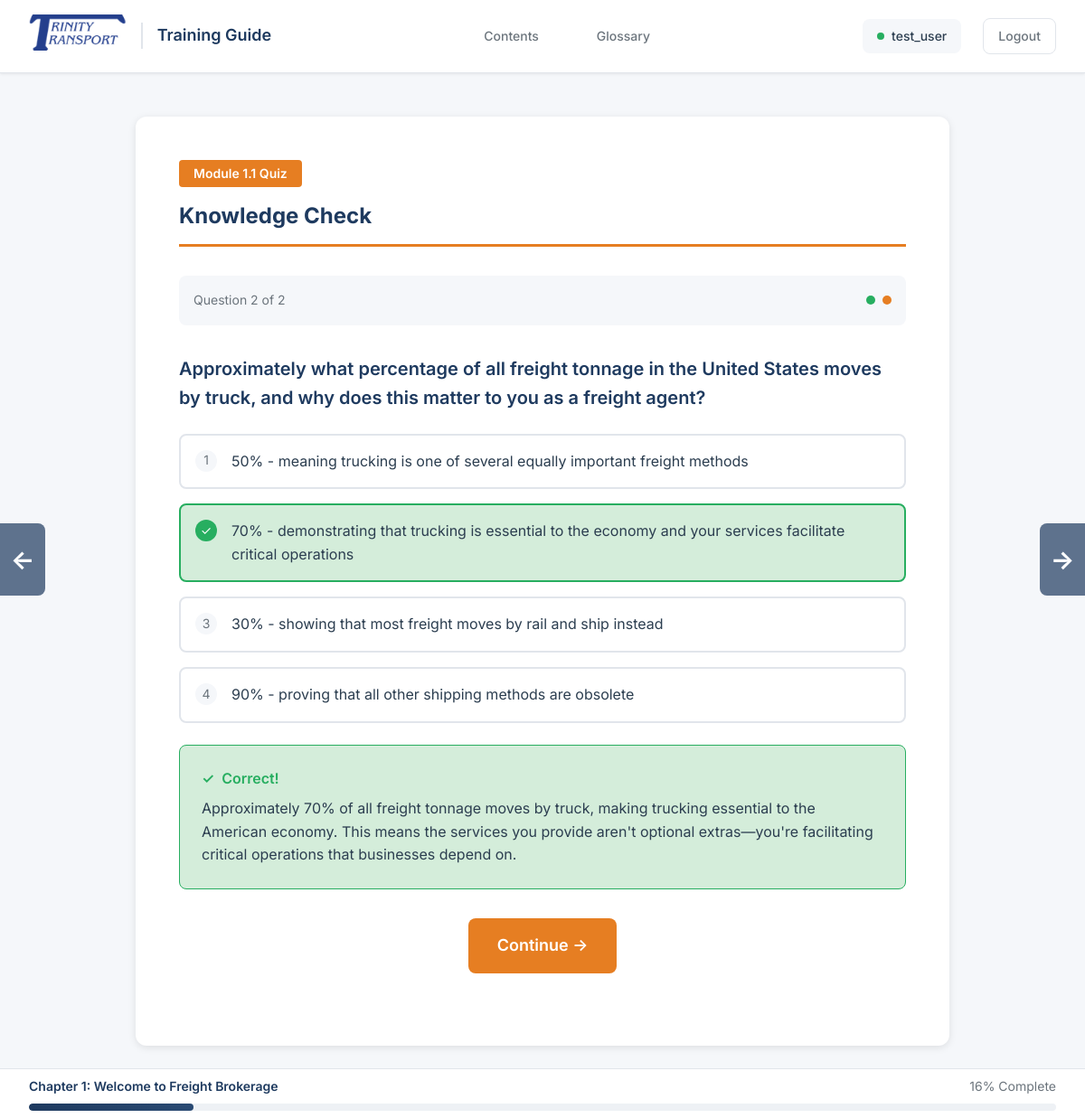
Screenshot of /quiz/1.1/2 (signed in) with the database file from the repository.
### models.py (models this page shows, shortened)
class QuizQuestion(db.Model):
    __tablename__ = 'quiz_questions'
    id = db.Column(db.String(20), primary_key=True)  # e.g., "q1_1_1"
    module_id = db.Column(db.String(10), db.ForeignKey('modules.id'), nullable=False)
    question = db.Column(db.Text, nullable=False)
    choice_a = db.Column(db.Text, nullable=False)
    choice_b = db.Column(db.Text, nullable=False)
    choice_c = db.Column(db.Text, nullable=False)
    choice_d = db.Column(db.Text, nullable=False)
    correct_choice = db.Column(db.String(1), nullable=False)  # 'a', 'b', 'c', or 'd'
    explanation = db.Column(db.Text)
    display_order = db.Column(db.Integer, nullable=False)
    created_at = db.Column(db.DateTime, default=datetime.utcnow)
    module = db.relationship('Module', back_populates='quiz_questions')
    user_answers = db.relationship('UserQuizAnswer', back_populates='quiz_question',
                                  cascade='all, delete-orphan')
    def get_choices_dict(self):
        return {
            'a': self.choice_a,
            'b': self.choice_b,
            'c': self.choice_c,
            'd': self.choice_d
        }
    def get_shuffled_for_user(self, user_id):
        user_answer = UserQuizAnswer.query.filter_by(
            user_id=user_id,
            quiz_question_id=self.id
        ).first()
        if user_answer and user_answer.answer_order:
            order = json.loads(user_answer.answer_order)
        choices_dict = self.get_choices_dict()
        shuffled_choices = [choices_dict[letter] for letter in order]
        correct_index = order.index(self.correct_choice)
        return {
            'id': self.id,
            'question': self.question,
            'choices': shuffled_choices,
            'correct_index': correct_index,
            'explanation': self.explanation,
            'answer_order': order  # Include for answer validation
        }

### main.py (the view)
@app.route("/quiz/<module_id>", defaults={'question_num': 1})
@app.route("/quiz/<module_id>/<int:question_num>")
def quiz(module_id, question_num):
    if not session.get('logged_in') and not session.get('preview_mode'):
        return redirect(url_for("login"))
    user = get_current_user()
    if not user:
        return redirect(url_for("login"))
    try:
        parts = module_id.split('.')
        chapter_num = int(parts[0])
        module_num = int(parts[1])
    except (ValueError, IndexError):
        return redirect(url_for("toc"))
    chapter_titles = {
        1: "Welcome to Freight Brokerage",
        2: "Understanding the Industry Landscape",
        3: "The Role of a Freight Agent",
        4: "Truck Types and Specifications",
        5: "Load Types and Cargo Categories",
        6: "Load Restrictions and Regulations",
        7: "Building Your Customer Base",
        8: "Sales Strategies for Freight Agents",
        9: "Effective Follow-Up Systems"
    }
    module_counts = {1: 6, 2: 9, 3: 9, 4: 11, 5: 10, 6: 11, 7: 5, 8: 9, 9: 9}
    max_module = module_counts.get(chapter_num, 6)
    db_questions = QuizQuestion.query.filter_by(module_id=module_id).order_by(QuizQuestion.display_order).all()
    if not db_questions:
        if module_num >= max_module:
            return redirect(url_for('chapter', chapter_num=chapter_num, page='summary'))
        else:
            return redirect(url_for('module', module_id=f'{chapter_num}.{module_num+1}'))
    if question_num < 1 or question_num > len(db_questions):
        return redirect(url_for('quiz', module_id=module_id, question_num=1))
    current_question = db_questions[question_num - 1]
    question_data = current_question.get_shuffled_for_user(user.id)
    total_questions = len(db_questions)
    prev_url = url_for('quiz', module_id=module_id, question_num=question_num-1) if question_num > 1 else url_for('module', module_id=module_id)
    if question_num >= total_questions:
        if module_num >= max_module:
            next_url = url_for('chapter', chapter_num=chapter_num, page='summary')
        else:
            next_url = url_for('module', module_id=f'{chapter_num}.{module_num+1}')
    else:
        next_url = url_for('quiz', module_id=module_id, question_num=question_num+1)
    from models import UserQuizAnswer
    existing_answer = UserQuizAnswer.query.filter_by(
        user_id=user.id,
        quiz_question_id=current_question.id
    ).first()
    already_answered = existing_answer and existing_answer.selected_choice is not None
    was_correct = existing_answer.is_correct if already_answered else None
    return render_template(
        "pages/quiz.html",
        module_id=module_id,
        chapter_num=chapter_num,
        chapter_title=chapter_titles.get(chapter_num, ""),
        question=question_data,
        question_num=question_num,
        total_questions=total_questions,
        prev_url=prev_url,
        next_url=next_url,
        already_answered=already_answered,
        was_correct=was_correct,
        progress_percent=int((module_num / max_module) * 100)
    )

### main.py (called while the page is built, shortened)
def get_current_user():
    user_id = session.get('user_id')
    if user_id:
        user = User.query.get(user_id)
        if user:
            if user.is_preview_mode:
                session['preview_mode'] = True
            else:
                session['preview_mode'] = False
            session.modified = True
            return user

### templates/pages/quiz.html (shortened to what this page needs)
{% extends "base.html" %}
{% block content %}
<div class="content-card">
    <div class="module-header">
        <span class="module-number">Module {{ module_id }} Quiz</span>
        <h1 class="module-title">Knowledge Check</h1>
    </div>
    <div style="display: flex; justify-content: space-between; align-items: center; margin-bottom: 1.5rem; padding: 1rem; background: var(--bg); border-radius: 8px;">
        <span style="font-size: 0.875rem; color: var(--text-muted);">
            Question {{ question_num }} of {{ total_questions }}
        </span>
        <div style="display: flex; gap: 0.5rem;">
            {% for i in range(1, total_questions + 1) %}
            <span style="width: 10px; height: 10px; border-radius: 50%; background: {% if i == question_num %}var(--accent){% elif i < question_num %}var(--success){% else %}var(--border){% endif %};"></span>
            {% endfor %}
        </div>
    </div>
    <div class="quiz-container" style="background: transparent; padding: 0;">
        <p class="quiz-question" style="font-size: 1.25rem; margin-bottom: 1.5rem;">{{ question.question }}</p>
        {% if already_answered %}
        <div class="quiz-options">
            {% for choice in question.choices %}
            <div class="quiz-option {% if loop.index0 == question.correct_index %}correct{% elif was_correct == False and loop.index0 == question.answer_order.index(question.selected_choice|default('')) %}incorrect{% endif %}" style="pointer-events: none;">
                <span style="width: 24px; height: 24px; border-radius: 50%; background: {% if loop.index0 == question.correct_index %}var(--success){% else %}var(--bg){% endif %}; display: flex; align-items: center; justify-content: center; font-size: 0.875rem; color: {% if loop.index0 == question.correct_index %}white{% else %}var(--text-muted){% endif %}; flex-shrink: 0;">
                    {% if loop.index0 == question.correct_index %}&#10003;{% else %}{{ loop.index }}{% endif %}
                </span>
                <span>{{ choice }}</span>
            </div>
            {% endfor %}
        </div>
        <div class="quiz-feedback {% if was_correct %}correct{% else %}incorrect{% endif %}" style="margin-top: 1.5rem;">
            <div class="quiz-feedback-title">
                {% if was_correct %}
                <span>&#10003;</span> Correct!
                {% else %}
                <span>&#10007;</span> Incorrect
                {% endif %}
            </div>
            {% if question.explanation %}
            <div class="quiz-feedback-content" style="margin-top: 0.5rem;">
                {{ question.explanation }}
            </div>
            {% endif %}
        </div>
        <div style="text-align: center; margin-top: 2rem;">
            <a href="{{ next_url }}" class="btn btn-accent btn-lg">
                {% if question_num >= total_questions %}
                Continue &rarr;
                {% else %}
                Next Question &rarr;
                {% endif %}
            </a>
        </div>
        {% endif %}
    </div>
</div>
{% endblock %}
{% block navigation %}
<a href="{{ prev_url }}" class="side-nav side-nav-prev" title="Previous">
    <span class="side-nav-arrow">&larr;</span>
</a>
{% if already_answered %}
<a href="{{ next_url }}" class="side-nav side-nav-next" title="Next">
    <span class="side-nav-arrow">&rarr;</span>
</a>
{% endif %}
{% endblock %}

### rows the page displays
QuizQuestion: question "Approximately what percentage of all freight tonnage in the United States moves by truck, and why does this matter to you as a freight agent?", choice_a "50% - meaning trucking is one of several equally important freight methods", choice_b "70% - demonstrating that trucking is essential to the economy and your services facilitate critical operations", choice_c "30% - showing that most freight moves by rail and ship instead", choice_d "90% - proving that all other shipping methods are obsolete", explanation "Approximately 70% of all freight tonnage moves by truck, making trucking essential to the American economy. This means the services you provide aren't optional extras—you're facilitating critical operations that businesses depend on."

### other values shown
{{ session.get('username') }} "test_user"
{{ module_id }} "1.1"
{{ question_num }} "2"
{{ total_questions }} "2"
{{ chapter_num }} "1"
{{ chapter_title }} "Welcome to Freight Brokerage"
{{ progress_percent|default(0) }} "16"
